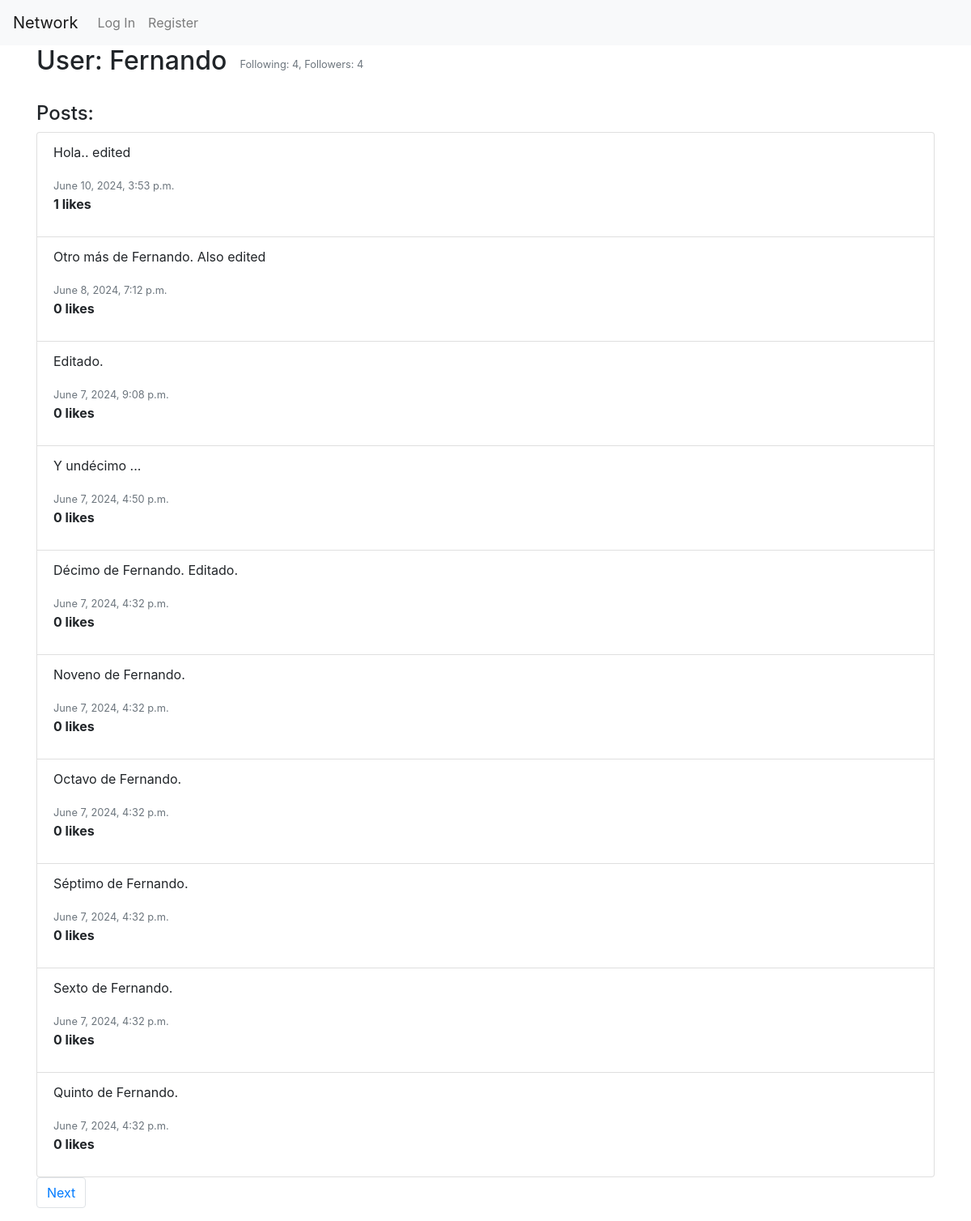
/profile/Fernando/, run on an earlier commit of the app's database.
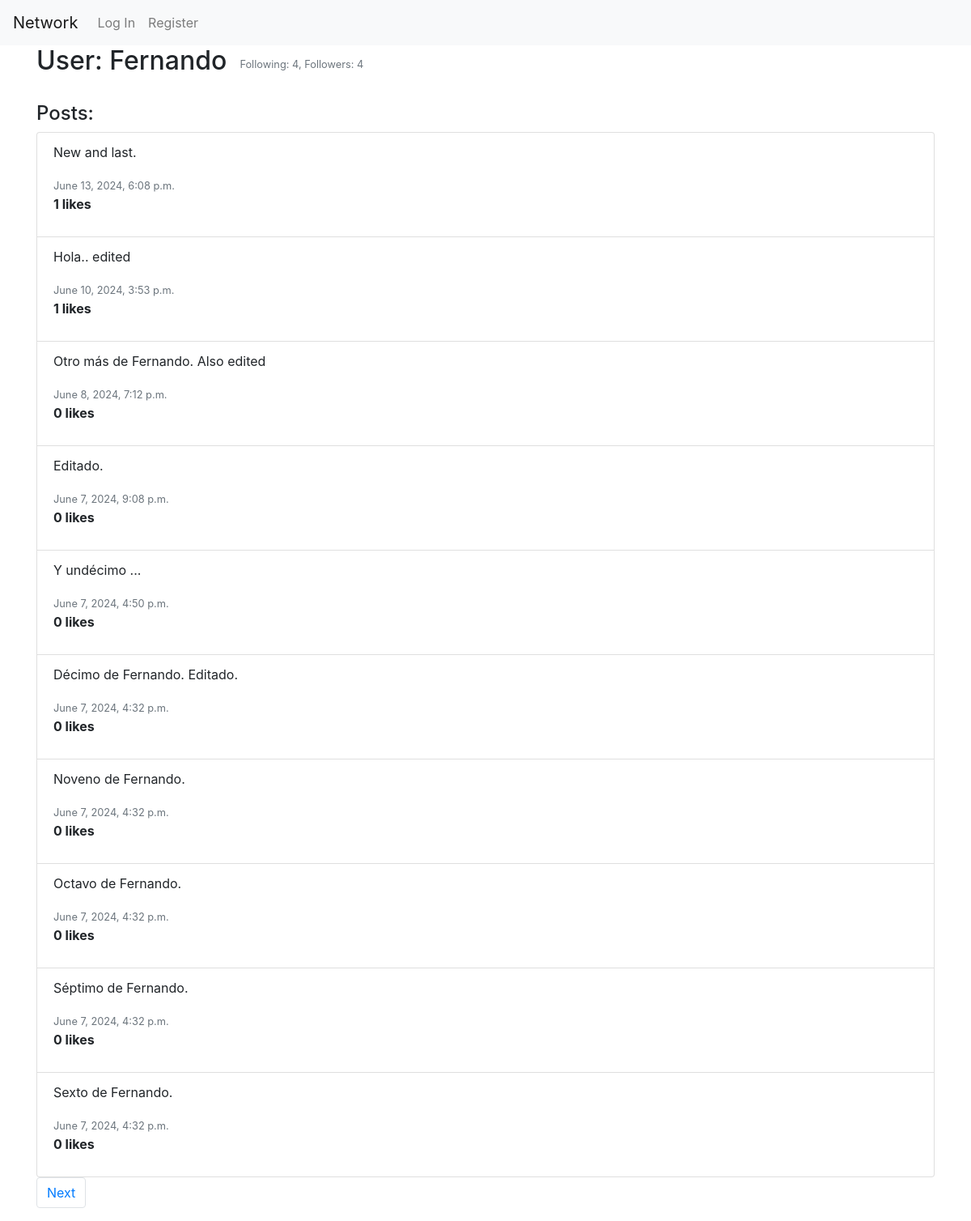
And on a later commit of the database.
### network/models.py (models this page shows, shortened)
class Post(models.Model):
    user = models.ForeignKey(User, on_delete=models.CASCADE, related_name="posts")
    content = models.TextField(blank=True)
    timestamp = models.DateTimeField(auto_now_add=True)

### network/views.py (the view)
# urls.py: path('profile/<str:username>/', views.profile, name='profile'),  # Ruta para ver el perfil de usuario
def profile(request, username):
    user_profile = get_object_or_404(User, username=username)
    user = request.user
    user_with_counts = User.objects.filter(username=username).annotate(
        followers_count=Count('followed'),  # followed es el related_name para los seguidores
        following_count=Count('follower')   # follower es el related_name para los seguidos
    ).get()
    posts_list = Post.objects.filter(user=user_profile).annotate(likes_count=Count('liked')).order_by('-timestamp')
    paginator = Paginator(posts_list, 10)  # Mostrar 10 posts por página
    page_number = request.GET.get('page')
    posts = paginator.get_page(page_number)  # Obtener los posts para la página requerida
    following = False
    if request.user.is_authenticated:
        following = Follow.objects.filter(user=request.user, following=user_profile).exists()
    if user.is_authenticated:
        liked_posts_ids = set(Like.objects.filter(user=user).values_list('post_id', flat=True))
        for post in posts:
            post.user_has_liked = post.id in liked_posts_ids
    else:
        for post in posts:
            post.user_has_liked = False
    return render(request, "network/profile.html", {
        "posts": posts,
        "user_profile": user_profile,
        "followers_count": user_with_counts.followers_count,
        "following_count": user_with_counts.following_count,
        "following": following
    })

### network/templates/network/profile.html (shortened to what this page needs)
{% extends "network/layout.html" %}
{% block body %}
<div class="container">
    <div class="d-flex justify-content-start align-items-center mb-4">
        <h2 class="mr-3">User: {{ user_profile.username }}</h2>
        <p class="text-muted mr-3 mb-0" style="font-size: 0.8rem;">Following: {{ following_count }}, Followers: {{ followers_count }}</p>
    </div>
    <h4>Posts:</h4>
    <ul class="list-group">
        {% for post in posts %}
        <li class="list-group-item" id="post-{{ post.id }}">
            <div id="post-content-{{ post.id }}">
                <p>{{ post.content }}</p>
            </div>
            <div>
                <small class="text-muted">{{ post.timestamp }}</small>
                <p id="like-count-{{ post.id }}"><strong>{{ post.likes_count }} likes</strong></p>
            </div>
        </li>
        {% endfor %}
    </ul>
    <nav aria-label="Page navigation">
        <ul class="pagination">
            {% if posts.has_next %}
                <li class="page-item"><a class="page-link" href="?page={{ posts.next_page_number }}">Next</a></li>
            {% endif %}
        </ul>
    </nav>
</div>
{% endblock %}

What changed in the data, as far as the page shows it:
no longer on this page (row unchanged): Post: content "Quinto de Fernando.", timestamp "June 7, 2024, 4:32 p.m.", likes_count "0"
added Post: content "New and last.", timestamp "June 13, 2024, 6:08 p.m.", likes_count "1"
